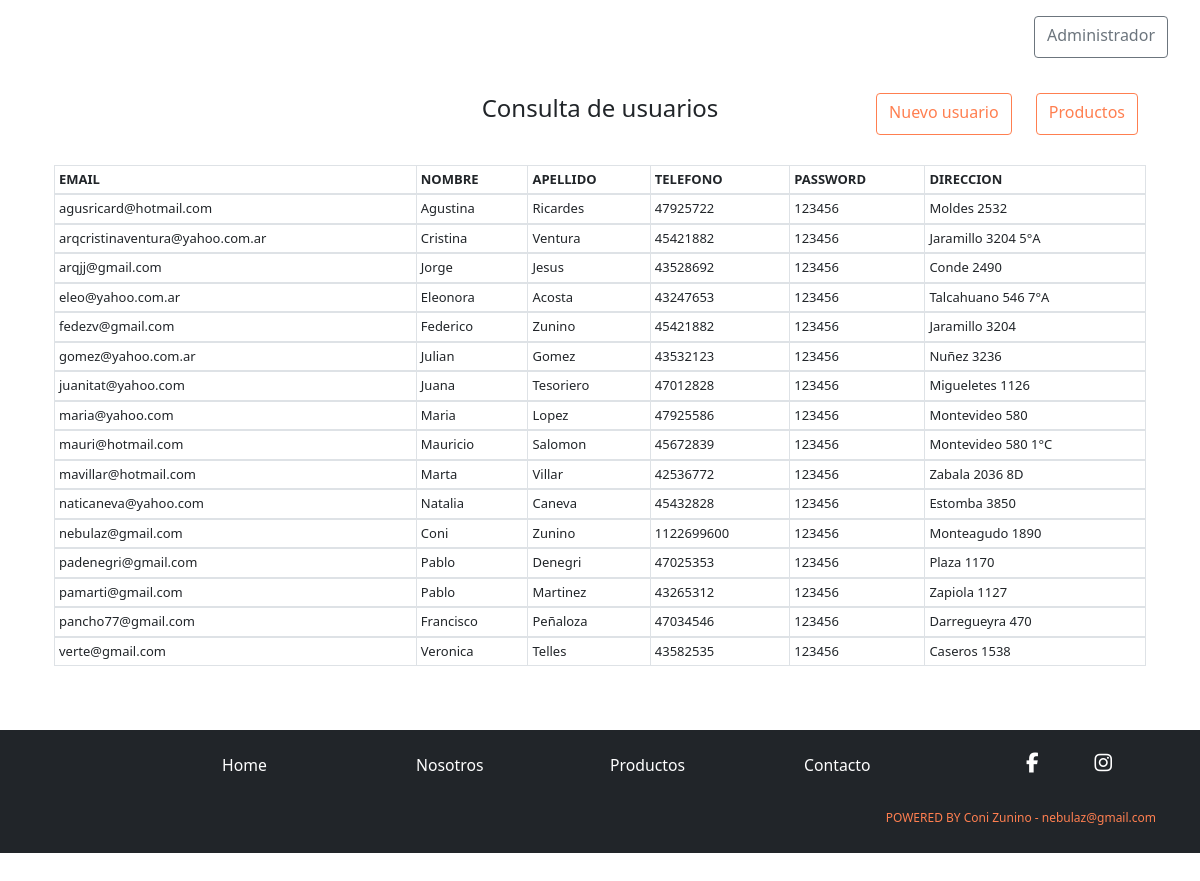
Before: /consultasusuarios.php with the older database file.
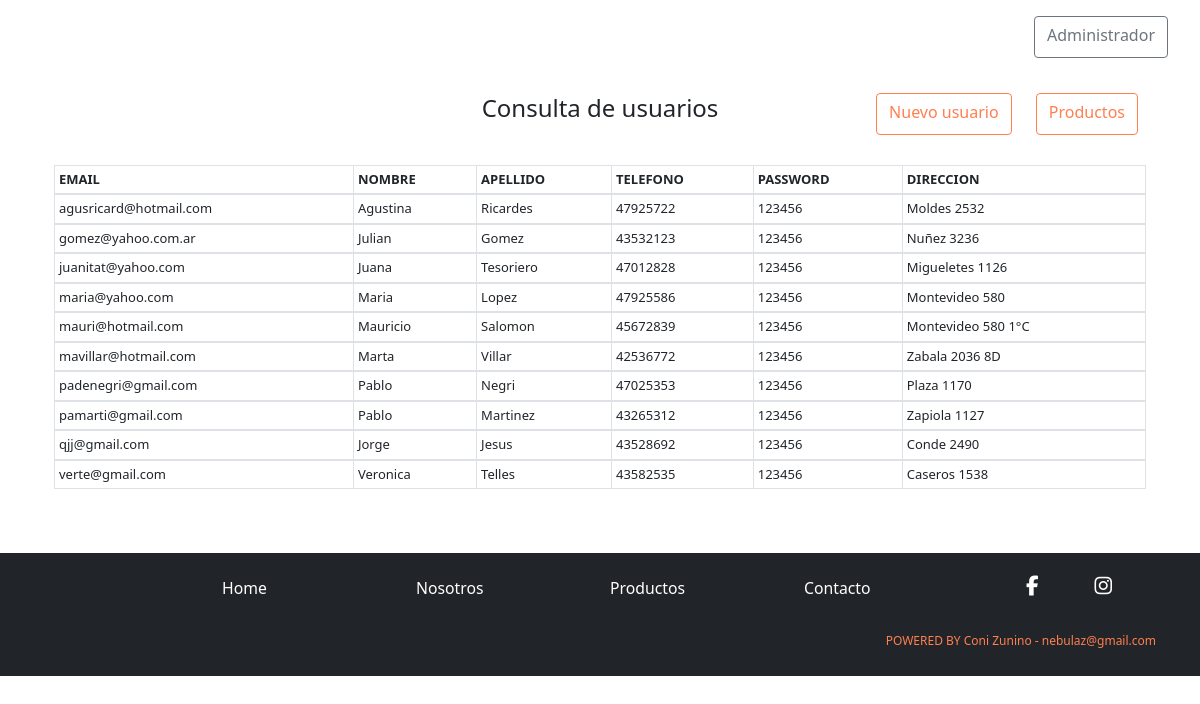
After: the same page with the newer database file.
### tables this page shows
CREATE TABLE `usuarios` (
  `nombre` varchar(50) NOT NULL,
  `apellido` varchar(50) NOT NULL,
  `email` varchar(50) NOT NULL,
  `telefono` int(15) NOT NULL,
  `password` varchar(10) NOT NULL,
  `direccion` varchar(50) NOT NULL
);

### consultasusuarios.php (the view, shortened to what this page needs)
<?php
include 'conexionbd.php';
$consultasql = "SELECT * FROM usuarios";
$query = mysqli_query($conexion,$consultasql);
?>
<!DOCTYPE html>
<html lang="en">
    <head>
        <link rel="stylesheet" href="https://cdn.jsdelivr.net/npm/bootstrap@4.5.3/dist/css/bootstrap.min.css">
    <link href="https://cdn.jsdelivr.net/npm/bootstrap@5.0.0-beta1/dist/css/bootstrap.min.css" rel="stylesheet">
  <link rel="stylesheet" href="https://cdnjs.cloudflare.com/ajax/libs/animate.css/4.1.1/animate.min.css"/>
    <link rel="stylesheet" href="estilo.css">
    </head>
    <body>
            <header>
              <nav class="navbar navbar-expand-lg " >
              <div id="logo" >
              </div>
    <div class="collapse navbar-collapse" id="navbarSupportedContent" >
  <div class="navbar navbar-expand-lg " >
<div class="collapse navbar-collapse" id="navbarSupportedContent" >
  <button type="button" class="btn btn-outline-secondary" id="administrador" data-bs-toggle="modal" data-bs-target="#exampleModaladm" data-bs-whatever="">Administrador</button>
</div>
    </div>
      </nav>
            </header>
    <div class="container table-responsive">
    <div class="navbarSupportedContent">
        <h4 style="text-align:center; margin-top:20px; margin-bottom:30px; justify-content:center;">Consulta de usuarios</h4>
        <div id="divingresar" style="text-align:right; justify-content:flex-end; margin-top:-60px; margin-bottom:30px;">
  <a href="registro.html" >
  <button type="button" class="btn btn-outline-secondary" id="botoningresar" >Nuevo usuario</button></a>
  <a href="consultas.php" >
  <button type="button" class="btn btn-outline-secondary" id="botoningresar" >Productos</button></a>
  </div>
    </div>
    <div class="container">
        <table class="table table-bordered table-sm" style="font-size:small;">
                <tr>
                    <th scope="col">EMAIL</th>
                    <th scope="col">NOMBRE</th>
                    <th scope="col">APELLIDO</th>
                    <th scope="col">TELEFONO</th>
                    <th scope="col">PASSWORD</th>
                    <th scope="col">DIRECCION</th>
                </tr>
    <?php
        while($filas = $listado = mysqli_fetch_array($query))
        {?>
            <tbody>
                <tr>
                    <td>  <?php   echo $filas['email']; ?>    </td>
                    <td>  <?php   echo $filas['nombre']; ?>    </td>
                    <td>  <?php   echo $filas['apellido']; ?>    </td>
                    <td>  <?php   echo $filas['telefono']; ?>    </td>
                    <td>  <?php   echo $filas['password']; ?>    </td>
                    <td>  <?php   echo $filas['direccion']; ?>    </td>
                </tr>
            </tbody>
        <?php } ?>
        </table>
        </div>
        <br>
    </div>
 <footer >
          <br>
          <nav class="navbar navbar-expand-lg navbar-dark bg-dark" style="justify-content: center; padding-bottom: 5px; padding-top: 7px;">
            <div class="container">
            </div>
            <div class="container">
              <a class="navbar-brand" href="index.html" style= "font-size: 18px;"><small>Home</small></a>
            </div>
            <div class="container">
              <a class="navbar-brand" href="nosotros.html" style= "font-size: 18px;"><small>Nosotros</small></a>
            </div>
            <div class="container">
              <a class="navbar-brand" href="gemas.html" style= "font-size: 18px;"><small>Productos</small></a>
            </div>
            <div class="container">
              <a class="navbar-brand" href="contacto.html" style= "font-size: 18px;"><small>Contacto</small></a>
            </div>
            <ul class="navbar-nav " style="margin-left: 40px; margin-top: 15px; color: white;" >
              <li class="nav-item active">
                <i class="fab fa-facebook-f" style="font-size: 20px;"></i>
              </li>
              <li class="nav-item">
                <a class="nav-link" href="#"></a>
              </li>
              <li class="nav-item" style="margin-left:40px; color: white;">
                <i class="fab fa-instagram" style="font-size: 20px;"></i>
                <a class="nav-link" href="#"></a>
              </li>
              <li class="nav-item" style="margin-left:20px;">
                <a class="nav-link" href="#"></a>
              </li>
              <li class="nav-item" style="margin-left:20px;">
                <a class="nav-link" href="#"></a>
              </li>
            </ul>
          </nav>
          <div class="navbar navbar-expand-lg navbar-dark bg-dark" style="justify-content: center; padding-bottom: 5px; padding-top: 7px;">
            <div class="container">
            </div>
            <div class="container">
            </div>
            <div class="container">
            </div>
            <div class="container">
              <p class="navbar-brand" style= "font-size: 12px; color: coral; justify-content: flex-end; align-items: flex-end;">POWERED BY Coni Zunino - nebulaz@gmail.com</p>
            </div>
        </footer>
    <link rel="stylesheet" href="estilo.css">
    </body>
</html>

### estilo.css (style rules this page uses)
* { margin: 0; padding: 0; }
#logo { margin-left: 40px; justify-content: flex-start; }
a { color: coral; text-decoration-line: none; }
#navbarSupportedContent { justify-content: flex-end; }
#botoningresar { color: coral; border-color: coral; margin-right: 20px; padding-bottom:10px ; }
#divingresar { justify-content: flex-end; }
#administrador { padding-bottom:10px ; justify-content: flex-end; }

Changed rows visible on the page:
removed usuarios: email "arqcristinaventura@yahoo.com.ar", nombre "Cristina", apellido "Ventura", telefono "45421882", password "123456", direccion "Jaramillo 3204 5°A"
removed usuarios: email "arqjj@gmail.com", nombre "Jorge", apellido "Jesus", telefono "43528692", password "123456", direccion "Conde 2490"
removed usuarios: email "eleo@yahoo.com.ar", nombre "Eleonora", apellido "Acosta", telefono "43247653", password "123456", direccion "Talcahuano 546 7°A"
removed usuarios: email "fedezv@gmail.com", nombre "Federico", apellido "Zunino", telefono "45421882", password "123456", direccion "Jaramillo 3204"
removed usuarios: email "naticaneva@yahoo.com", nombre "Natalia", apellido "Caneva", telefono "45432828", password "123456", direccion "Estomba 3850"
removed usuarios: email "nebulaz@gmail.com", nombre "Coni", apellido "Zunino", telefono "1122699600", password "123456", direccion "Monteagudo 1890"
removed usuarios: email "pancho77@gmail.com", nombre "Francisco", apellido "Peñaloza", telefono "47034546", password "123456", direccion "Darregueyra 470"
changed usuarios "padenegri@gmail.com": apellido "Denegri" → "Negri"
added usuarios: email "qjj@gmail.com", nombre "Jorge", apellido "Jesus", telefono "43528692", password "123456", direccion "Conde 2490"
